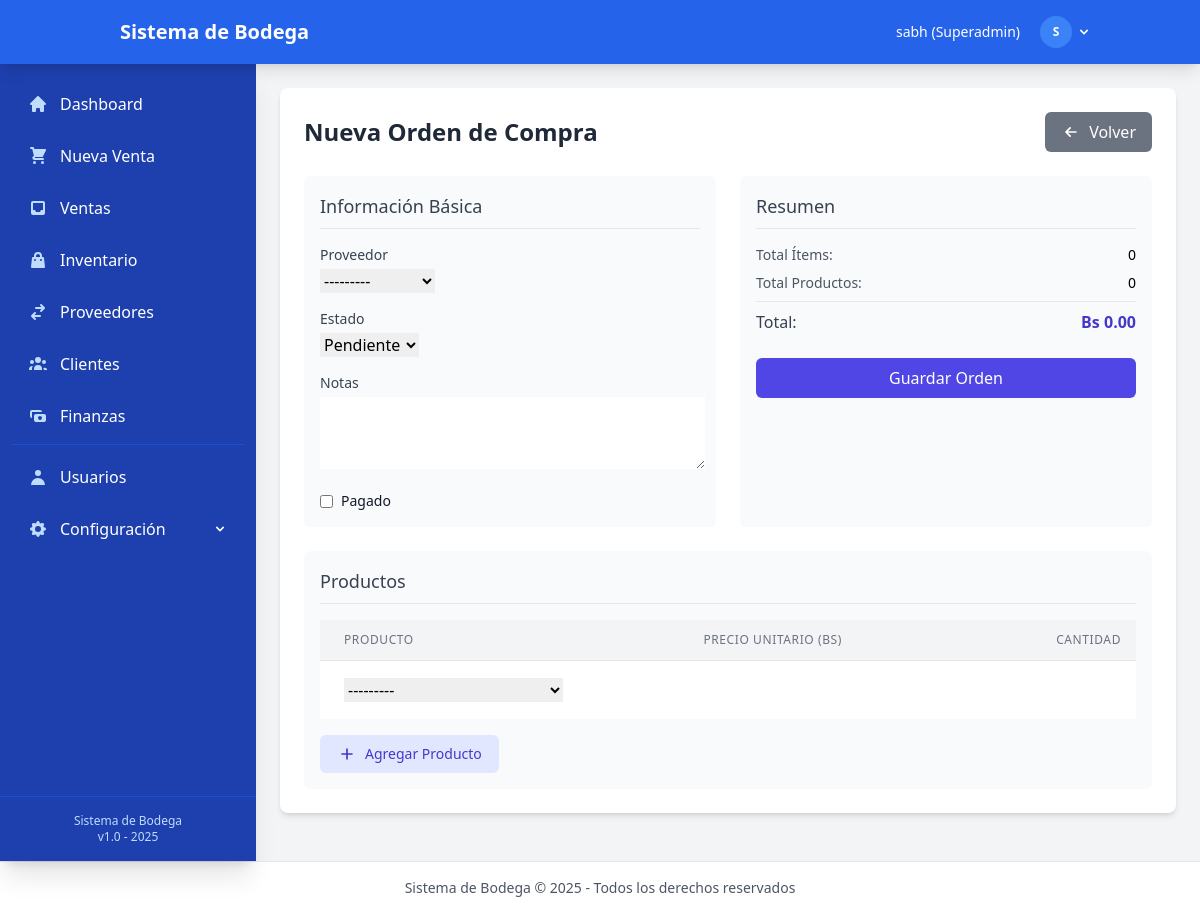
Page /suppliers/orders/add/ (signed in) on the committed database.
### accounts/models.py (models this page shows, shortened)
class User(AbstractUser):
    is_admin = models.BooleanField(default=False)
    is_employee = models.BooleanField(default=False)
    class Meta:
        verbose_name = 'Usuario'
        verbose_name_plural = 'Usuarios'
    @property
    def role(self):
        if self.is_superuser:
            return 'Superadmin'
        elif self.is_admin:
            return 'Administrador'
        elif self.is_employee:
            return 'Empleado'
        else:
            return 'Usuario'

### suppliers/views.py (the view)
# urls.py: path('orders/add/', views.order_create, name='order_create'),
@login_required
def order_create(request):
    if request.method == 'POST':
        form = SupplierOrderForm(request.POST, user=request.user)
        formset = SupplierOrderItemFormset(request.POST)
        if form.is_valid() and formset.is_valid():
            with transaction.atomic():
                order = form.save()
                formset.instance = order
                formset.save()
                total_bs = 0
                for form in formset.forms:
                    if form.cleaned_data and not form.cleaned_data.get('DELETE', False):
                        quantity = form.cleaned_data.get('quantity', 0)
                        price_bs = form.cleaned_data.get('price_bs', 0)
                        total_bs += quantity * price_bs
                order.total_bs = total_bs
                order.save()
                messages.success(request, 'Orden de compra creada exitosamente.')
                return redirect('suppliers:order_detail', pk=order.pk)
    else:
        supplier_id = request.GET.get('supplier')
        initial = {}
        if supplier_id:
            try:
                supplier = Supplier.objects.get(pk=supplier_id)
                initial['supplier'] = supplier
            except Supplier.DoesNotExist:
                pass
        form = SupplierOrderForm(initial=initial, user=request.user)
        formset = SupplierOrderItemFormset()
    return render(request, 'suppliers/order_form.html', {
        'form': form,
        'formset': formset,
        'title': 'Nueva Orden de Compra'
    })

### templates/suppliers/order_form.html (shortened to what this page needs)
{% extends 'base/base.html' %}
{% load static %}
{% block content %}
<div class="bg-white rounded-lg shadow-md p-6 mb-6">
    <div class="flex justify-between items-center mb-6">
        <h1 class="text-2xl font-bold text-gray-800">{{ title }}</h1>
        <a href="{% url 'suppliers:order_list' %}" class="bg-gray-500 hover:bg-gray-600 text-white font-medium py-2 px-4 rounded-md inline-flex items-center">
            <svg xmlns="http://www.w3.org/2000/svg" class="h-5 w-5 mr-2" fill="none" viewBox="0 0 24 24" stroke="currentColor">
                <path stroke-linecap="round" stroke-linejoin="round" stroke-width="2" d="M11 17l-5-5m0 0l5-5m-5 5h12" />
            </svg>
            Volver
        </a>
    </div>
    <form method="post" class="space-y-6" id="orderForm">
        <div class="grid grid-cols-1 md:grid-cols-2 gap-6">
            <div class="bg-gray-50 p-4 rounded-md space-y-4">
                <h2 class="text-lg font-medium text-gray-700 border-b pb-2">Información Básica</h2>
                <div>
                    <label for="{{ form.supplier.id_for_label }}" class="block text-sm font-medium text-gray-700 mb-1">Proveedor</label>
                    {{ form.supplier }}
                </div>
                <div>
                    <label for="{{ form.status.id_for_label }}" class="block text-sm font-medium text-gray-700 mb-1">Estado</label>
                    {{ form.status }}
                </div>
                <div>
                    <label for="{{ form.notes.id_for_label }}" class="block text-sm font-medium text-gray-700 mb-1">Notas</label>
                    {{ form.notes }}
                </div>
                <div class="flex items-center mt-4">
                    {{ form.paid }}
                    <label for="{{ form.paid.id_for_label }}" class="ml-2 block text-sm text-gray-900">
                        Pagado
                    </label>
                </div>
            </div>
            <div class="bg-gray-50 p-4 rounded-md">
                <h2 class="text-lg font-medium text-gray-700 border-b pb-2 mb-4">Resumen</h2>
                <div class="space-y-2">
                    <div class="flex justify-between items-center">
                        <span class="text-sm text-gray-600">Total Ítems:</span>
                        <span class="text-sm font-medium" id="itemCount">0</span>
                    </div>
                    <div class="flex justify-between items-center">
                        <span class="text-sm text-gray-600">Total Productos:</span>
                        <span class="text-sm font-medium" id="productCount">0</span>
                    </div>
                    <div class="flex justify-between items-center border-t border-gray-200 pt-2 mt-2">
                        <span class="text-base font-medium text-gray-700">Total:</span>
                        <span class="text-base font-bold text-indigo-700" id="totalAmount">Bs 0.00</span>
                    </div>
                </div>
                <div class="mt-6">
                    <button type="submit" class="w-full bg-indigo-600 hover:bg-indigo-700 text-white font-medium py-2 px-4 rounded-md">
                        {% if order %}Actualizar{% else %}Guardar{% endif %} Orden
                    </button>
                </div>
            </div>
        </div>
        <div class="bg-gray-50 p-4 rounded-md">
            <h2 class="text-lg font-medium text-gray-700 border-b pb-2 mb-4">Productos</h2>
            <div class="overflow-x-auto">
                <table class="min-w-full divide-y divide-gray-200" id="itemsTable">
                    <thead class="bg-gray-100">
                        <tr>
                            <th scope="col" class="px-6 py-3 text-left text-xs font-medium text-gray-500 uppercase tracking-wider">
                                Producto
                            </th>
                            <th scope="col" class="px-6 py-3 text-right text-xs font-medium text-gray-500 uppercase tracking-wider">
                                Precio Unitario (Bs)
                            </th>
                            <th scope="col" class="px-6 py-3 text-right text-xs font-medium text-gray-500 uppercase tracking-wider">
                                Cantidad
                            </th>
                        </tr>
                    </thead>
                    <tbody class="bg-white divide-y divide-gray-200">
                        {% for form in formset.forms %}
                        <tr class="formset-row {% if form.errors %}form-row-error{% endif %}">
                            <td class="px-6 py-4">
                                {{ form.product }}
                            </td>
                            <td class="px-6 py-4">
                                <div class="flex justify-end">
                                    {{ form.price_bs }}
                                </div>
                            </td>
                            <td class="px-6 py-4">
                                <div class="flex justify-end">
                                    {{ form.quantity }}
                                </div>
                            </td>
                        </tr>
                        {% endfor %}
                    </tbody>
                </table>
            </div>
            <div class="mt-4">
                <button type="button" id="addRow" class="inline-flex items-center px-4 py-2 border border-transparent text-sm font-medium rounded-md text-indigo-700 bg-indigo-100 hover:bg-indigo-200">
                    <svg xmlns="http://www.w3.org/2000/svg" class="h-5 w-5 mr-2" fill="none" viewBox="0 0 24 24" stroke="currentColor">
                        <path stroke-linecap="round" stroke-linejoin="round" stroke-width="2" d="M12 6v6m0 0v6m0-6h6m-6 0H6" />
                    </svg>
                    Agregar Producto
                </button>
            </div>
        </div>
    </form>
</div>
{% endblock %}

### templates/base/base.html (shortened to what this page needs)
<!DOCTYPE html>
<html lang="es">
<head>
    <script src="https://cdn.tailwindcss.com"></script>
</head>
<body class="bg-gray-100 min-h-screen flex flex-col" x-data="{ sidebarOpen: false }">
    <header class="bg-blue-600 text-white shadow-lg relative z-50">
        <div class="container mx-auto px-4 py-3 flex justify-between items-center">
            <div class="flex items-center space-x-4">
                <a href="{% url 'dashboard' %}" class="text-xl font-bold hover:text-blue-200 transition-colors">
                    <span class="hidden sm:inline">Sistema de Bodega</span>
                </a>
            </div>
            {% if user.is_authenticated %}
            <div class="flex items-center space-x-4">
                <span class="text-sm hidden lg:inline">
                    {{ user.get_full_name|default:user.username }} ({{ user.role }})
                </span>
                <div x-data="{ userMenuOpen: false }" class="relative">
                    <button
                        @click="userMenuOpen = !userMenuOpen"
                        class="flex items-center text-sm focus:outline-none focus:ring-2 focus:ring-blue-300 rounded-full p-1">
                        <div class="h-8 w-8 bg-blue-500 rounded-full flex items-center justify-center">
                            <span class="text-xs font-bold">{{ user.username|first|upper }}</span>
                        </div>
                        <svg class="ml-1 h-4 w-4" xmlns="http://www.w3.org/2000/svg" viewBox="0 0 20 20" fill="currentColor">
                            <path fill-rule="evenodd" d="M5.293 7.293a1 1 0 011.414 0L10 10.586l3.293-3.293a1 1 0 111.414 1.414l-4 4a1 1 0 01-1.414 0l-4-4a1 1 0 010-1.414z" clip-rule="evenodd" />
                        </svg>
                    </button>
                </div>
            </div>
            {% endif %}
        </div>
    </header>
    <div class="flex flex-1 relative">
        {% if user.is_authenticated %}
        <aside class="sidebar-transition fixed md:static inset-y-0 left-0 z-40 w-64 bg-blue-800 text-white shadow-xl transform md:transform-none"
               :class="sidebarOpen ? 'translate-x-0' : '-translate-x-full md:translate-x-0'">
            <div class="h-full flex flex-col">
                <nav class="flex-1 py-4 overflow-y-auto custom-scrollbar">
                    <ul class="space-y-1 px-3">
                        <li>
                            <a href="{% url 'dashboard' %}"
                               @click="sidebarOpen = false"
                               class="flex items-center py-3 px-4 rounded-lg hover:bg-blue-700 transition-colors group">
                                <span class="font-medium">Dashboard</span>
                            </a>
                        </li>
                        <li>
                            <a href="{% url 'sales:sale_create' %}"
                               @click="sidebarOpen = false"
                               class="flex items-center py-3 px-4 rounded-lg hover:bg-blue-700 transition-colors group">
                                <span class="font-medium">Nueva Venta</span>
                            </a>
                        </li>
                        <li>
                            <a href="{% url 'sales:sale_list' %}"
                               @click="sidebarOpen = false"
                               class="flex items-center py-3 px-4 rounded-lg hover:bg-blue-700 transition-colors group">
                                <svg xmlns="http://www.w3.org/2000/svg" class="h-5 w-5 mr-3 text-blue-200 group-hover:text-white" viewBox="0 0 20 20" fill="currentColor">
                                    <path fill-rule="evenodd" d="M5 3a2 2 0 00-2 2v10a2 2 0 002 2h10a2 2 0 002-2V5a2 2 0 00-2-2H5zm0 2h10v7h-2l-1 2H8l-1-2H5V5z" clip-rule="evenodd" />
                                </svg>
                                <span class="font-medium">Ventas</span>
                            </a>
                        </li>
                        <li>
                            <a href="{% url 'inventory:product_list' %}"
                               @click="sidebarOpen = false"
                               class="flex items-center py-3 px-4 rounded-lg hover:bg-blue-700 transition-colors group">
                                <span class="font-medium">Inventario</span>
                            </a>
                        </li>
                        <li>
                            <a href="{% url 'suppliers:supplier_list' %}"
                               @click="sidebarOpen = false"
                               class="flex items-center py-3 px-4 rounded-lg hover:bg-blue-700 transition-colors group">
                                <span class="font-medium">Proveedores</span>
                            </a>
                        </li>
                        <li>
                            <a href="{% url 'customers:customer_list' %}"
                               @click="sidebarOpen = false"
                               class="flex items-center py-3 px-4 rounded-lg hover:bg-blue-700 transition-colors group">
                                <span class="font-medium">Clientes</span>
                            </a>
                        </li>
                        <li>
                            <a href="{% url 'finances:dashboard' %}"
                               @click="sidebarOpen = false"
                               class="flex items-center py-3 px-4 rounded-lg hover:bg-blue-700 transition-colors group">
                                <span class="font-medium">Finanzas</span>
                            </a>
                        </li>
                        {% if user.is_admin or user.is_superuser %}
                        <li class="border-t border-blue-700 pt-2 mt-2">
                            <a href="{% url 'accounts:user_list' %}"
                               @click="sidebarOpen = false"
                               class="flex items-center py-3 px-4 rounded-lg hover:bg-blue-700 transition-colors group">
                                <svg xmlns="http://www.w3.org/2000/svg" class="h-5 w-5 mr-3 text-blue-200 group-hover:text-white" viewBox="0 0 20 20" fill="currentColor">
                                    <path fill-rule="evenodd" d="M10 9a3 3 0 100-6 3 3 0 000 6zm-7 9a7 7 0 1114 0H3z" clip-rule="evenodd" />
                                </svg>
                                <span class="font-medium">Usuarios</span>
                            </a>
                        </li>
                        <li x-data="{ submenuOpen: false }">
                            <button @click="submenuOpen = !submenuOpen"
                                    class="w-full flex items-center py-3 px-4 rounded-lg hover:bg-blue-700 transition-colors group">
                                <span class="flex-1 text-left font-medium">Configuración</span>
                            </button>
                        </li>
                        {% endif %}
                    </ul>
                </nav>
                <div class="p-4 border-t border-blue-700">
                    <div class="text-center text-xs text-blue-200">
                        Sistema de Bodega<br>
                        v1.0 - 2025
                    </div>
                </div>
            </div>
        </aside>
        {% endif %}
        <main class="flex-1 min-w-0">
            <div class="p-4 md:p-6">
                {% block content %}{% endblock %}
            </div>
        </main>
    </div>
    <footer class="bg-white border-t border-gray-200 p-4">
        <div class="container mx-auto text-center text-gray-600 text-sm">
            <p class="hidden sm:block">Sistema de Bodega &copy; 2025 - Todos los derechos reservados</p>
        </div>
    </footer>
</body>
</html>

### rows in the picture
User: get_full_name "sabh", role "Superadmin", username|first "S"

### other values in the picture
{{ title }} "Nueva Orden de Compra"
